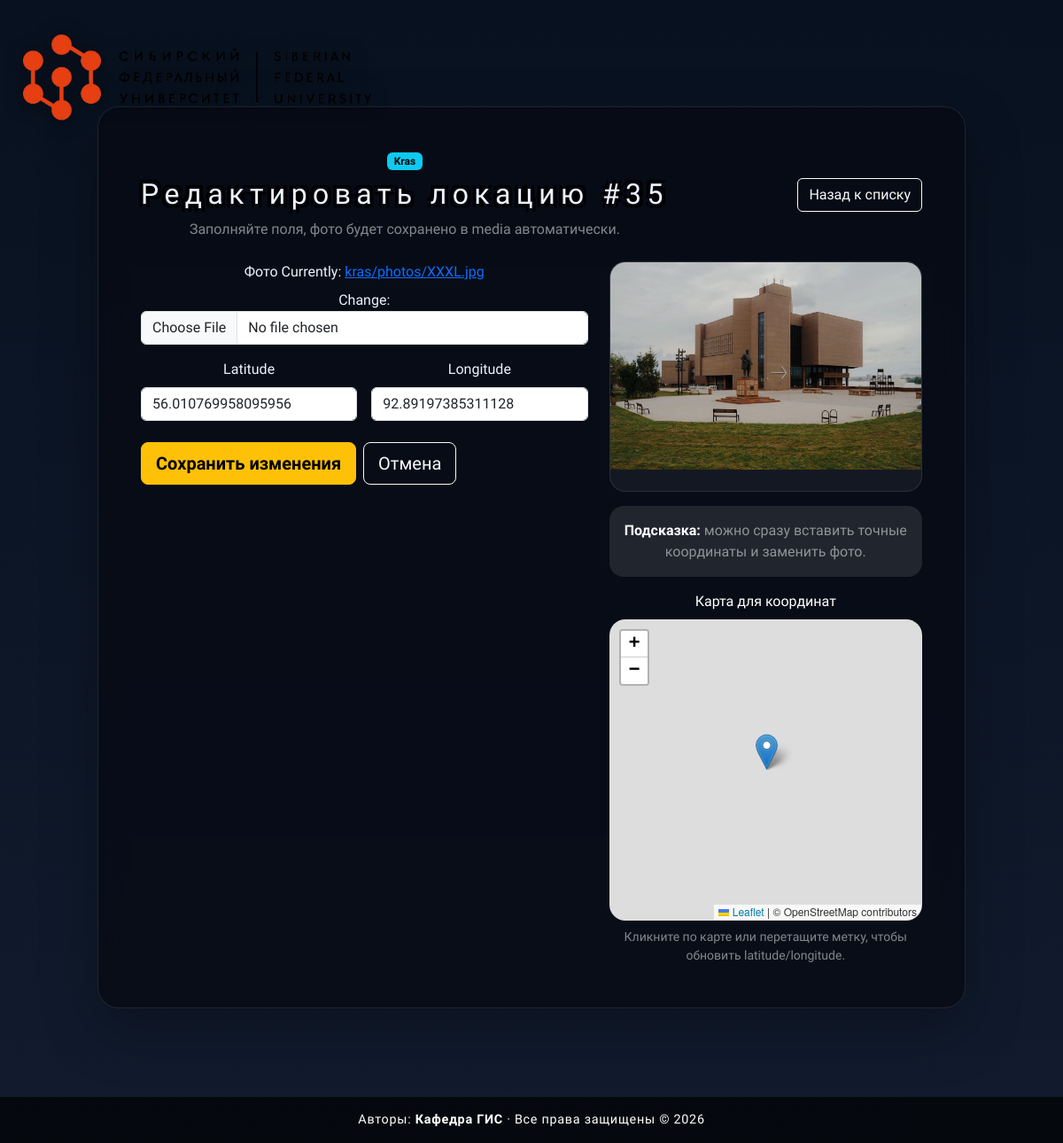
Page /locations/kras/35/edit/ on the earlier database version.
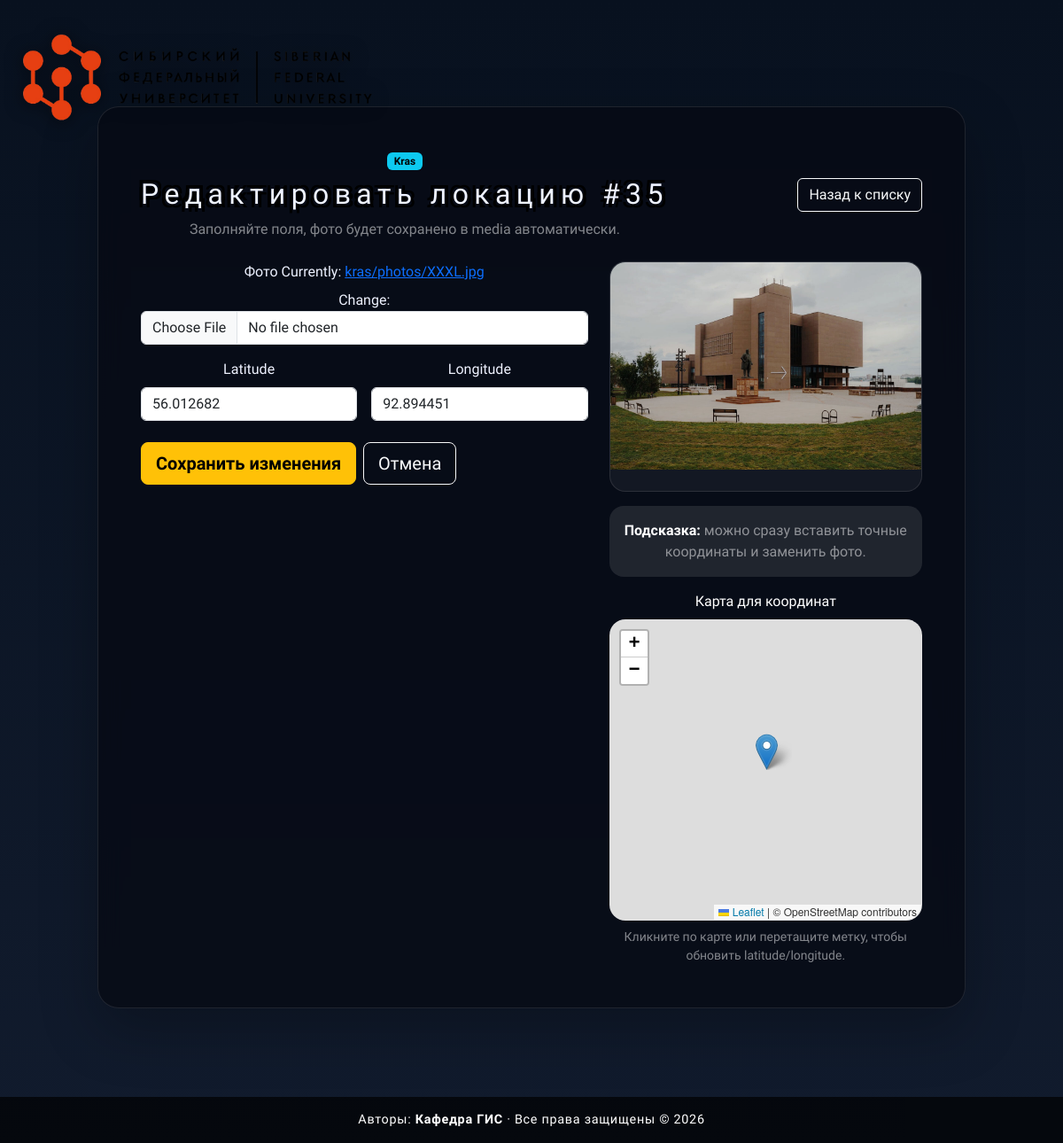
Same page on the later database version.
### mainpage/models.py (models this page shows, shortened)
class KrasLocation(models.Model):
    photo = models.ImageField(upload_to='kras/photos/')
    latitude = models.FloatField()
    longitude = models.FloatField()

### mainpage/views.py (the view)
# urls.py: path('locations/<str:location_type>/<int:pk>/edit/', views.location_edit, name='location_edit'),
def location_edit(request, location_type, pk):
    location_type, config = _get_location_config(location_type)
    obj = get_object_or_404(config['model'], pk=pk)
    if request.method == 'POST':
        form = config['form'](request.POST, request.FILES, instance=obj)
        if form.is_valid():
            form.save()
            return redirect('location_dashboard')
    else:
        form = config['form'](instance=obj)
    return render(request, 'mainpage/location_form.html', {
        'form': form,
        'location_type_form': LocationTypeForm(initial={'location_type': location_type}),
        'location_type': location_type,
        'location_label': config['label'],
        'page_title': f'Редактировать локацию #{obj.pk}',
        'submit_label': 'Сохранить изменения',
        'is_edit': True,
        'object': obj,
    })

### mainpage/forms.py
class KrasLocationForm(BaseLocationForm):
    class Meta(BaseLocationForm.Meta):
        model = KrasLocation

class LocationTypeForm(forms.Form):
    location_type = forms.ChoiceField(
        choices=(
            ('sfu', 'SFU'),
            ('kras', 'Kras'),
        ),
        widget=forms.Select(attrs={'class': 'form-select'}),
        label='Тип локации',
    )

### mainpage/views.py (called while the page is built)
def _normalize_location_type(value):
    value = (value or 'sfu').strip().lower()
    return value if value in LOCATION_CONFIG else 'sfu'

def _get_location_config(location_type):
    normalized = _normalize_location_type(location_type)
    return normalized, LOCATION_CONFIG[normalized]

### mainpage/templates/mainpage/location_form.html (shortened to what this page needs)
{% load static %}
<!DOCTYPE html>
<html lang="ru">
<head>
    <link rel="stylesheet" href="https://cdn.jsdelivr.net/npm/bootstrap@5.3.3/dist/css/bootstrap.min.css">
    <link rel="stylesheet" href="{% static 'mainpage/style.css' %}">
    <link rel="stylesheet" href="https://unpkg.com/leaflet@1.9.4/dist/leaflet.css">
</head>
<body class="page-location-form">
    {% include 'mainpage/_institute_logo.html' %}
    <div class="form-shell">
        <div class="glass-card p-4 p-lg-5">
            <div class="d-flex flex-wrap justify-content-between align-items-center gap-3 mb-4">
                <div>
                    <span class="badge text-bg-info mb-2">{{ location_label }}</span>
                    <h1 class="h2 mb-2">{{ page_title }}</h1>
                    <p class="text-white-50 mb-0">Заполняйте поля, фото будет сохранено в media автоматически.</p>
                </div>
                <a href="{% url 'location_dashboard' %}" class="btn btn-outline-light">Назад к списку</a>
            </div>
            <div class="row g-4">
                <div class="col-lg-7">
                    <form method="post" enctype="multipart/form-data" class="needs-validation" novalidate>
                        <div class="mb-3">
                            <label class="form-label">Фото</label>
                            {{ form.photo }}
                        </div>
                        <div class="row g-3">
                            <div class="col-md-6">
                                <label class="form-label">Latitude</label>
                                {{ form.latitude }}
                            </div>
                            <div class="col-md-6">
                                <label class="form-label">Longitude</label>
                                {{ form.longitude }}
                            </div>
                        </div>
                        <div class="d-flex flex-wrap gap-2 mt-4">
                            <button class="btn btn-warning btn-lg fw-semibold" type="submit">{{ submit_label }}</button>
                            <a href="{% url 'location_dashboard' %}" class="btn btn-outline-light btn-lg">Отмена</a>
                        </div>
                    </form>
                </div>
                <div class="col-lg-5">
                    <div class="image-preview mb-3" id="image-preview">
                        {% if object and object.photo %}
                            <img src="{{ object.photo.url }}" alt="Текущее фото">
                        {% else %}
                            <div class="d-flex align-items-center justify-content-center h-100 text-white-50 p-4 text-center">
                                Предпросмотр появится после выбора изображения
                            </div>
                        {% endif %}
                    </div>
                    <div class="p-3 rounded-4 bg-white bg-opacity-10 text-white-50">
                        <strong class="text-white">Подсказка:</strong> можно сразу вставить точные координаты и заменить фото.
                    </div>
                    <div class="mt-3">
                        <label class="form-label text-white">Карта для координат</label>
                        <div id="edit-map"></div>
                        <div class="text-white-50 small mt-2">Кликните по карте или перетащите метку, чтобы обновить latitude/longitude.</div>
                    </div>
                </div>
            </div>
        </div>
    </div>
    {% include 'mainpage/_site_footer.html' %}
</body>
</html>

Differences in the rows shown:
changed KrasLocation: latitude "56.010769958095956" → "56.012682"; longitude "92.89197385311128" → "92.894451"
